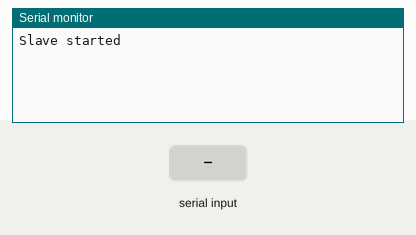
A sketch run on a simulated Arduino Uno, built with avr-gcc and run on an emulated ATmega328P. Parts: the last lines printed to the serial monitor. Inputs (shaded band) come from the test bench.

Above: at 1.2 s.
1.3 s: "1\n" received over Serial
At 2.2 s:
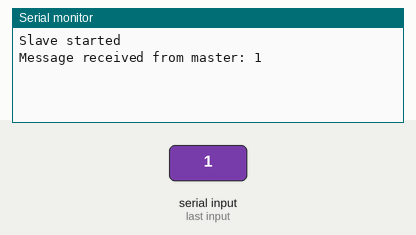
2.8 s: "0\n" received over Serial
At 3.4 s:
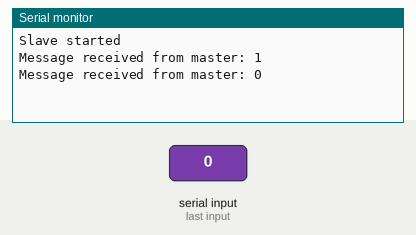
4.3 s: "2\n" received over Serial
At 5.7 s:
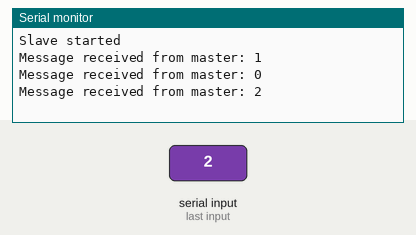

The sketch:

slave.ino
```cpp
#include <Arduino.h>

// const int RX_PIN = 1;
// const int TX_PIN = 0;
// const long BAUD_RATE = 9600;

void setup() {
  //Serial.begin(BAUD_RATE, SERIAL_8N1, RX_PIN, TX_PIN);
  Serial.begin(9600);
  Serial.println("Slave started");
}

void loop() {

  if (Serial.available()) {
    String message = Serial.readStringUntil('\n');
    Serial.println("Message received from master: " + message);
  }
}
```

Measured:
- after the input at 1.3 s, the serial monitor: prints a new line at once (image 1)
- after the input at 2.8 s, the serial monitor: prints a new line at once (image 2)
- after the input at 4.3 s, the serial monitor: prints a new line at once (image 3)
